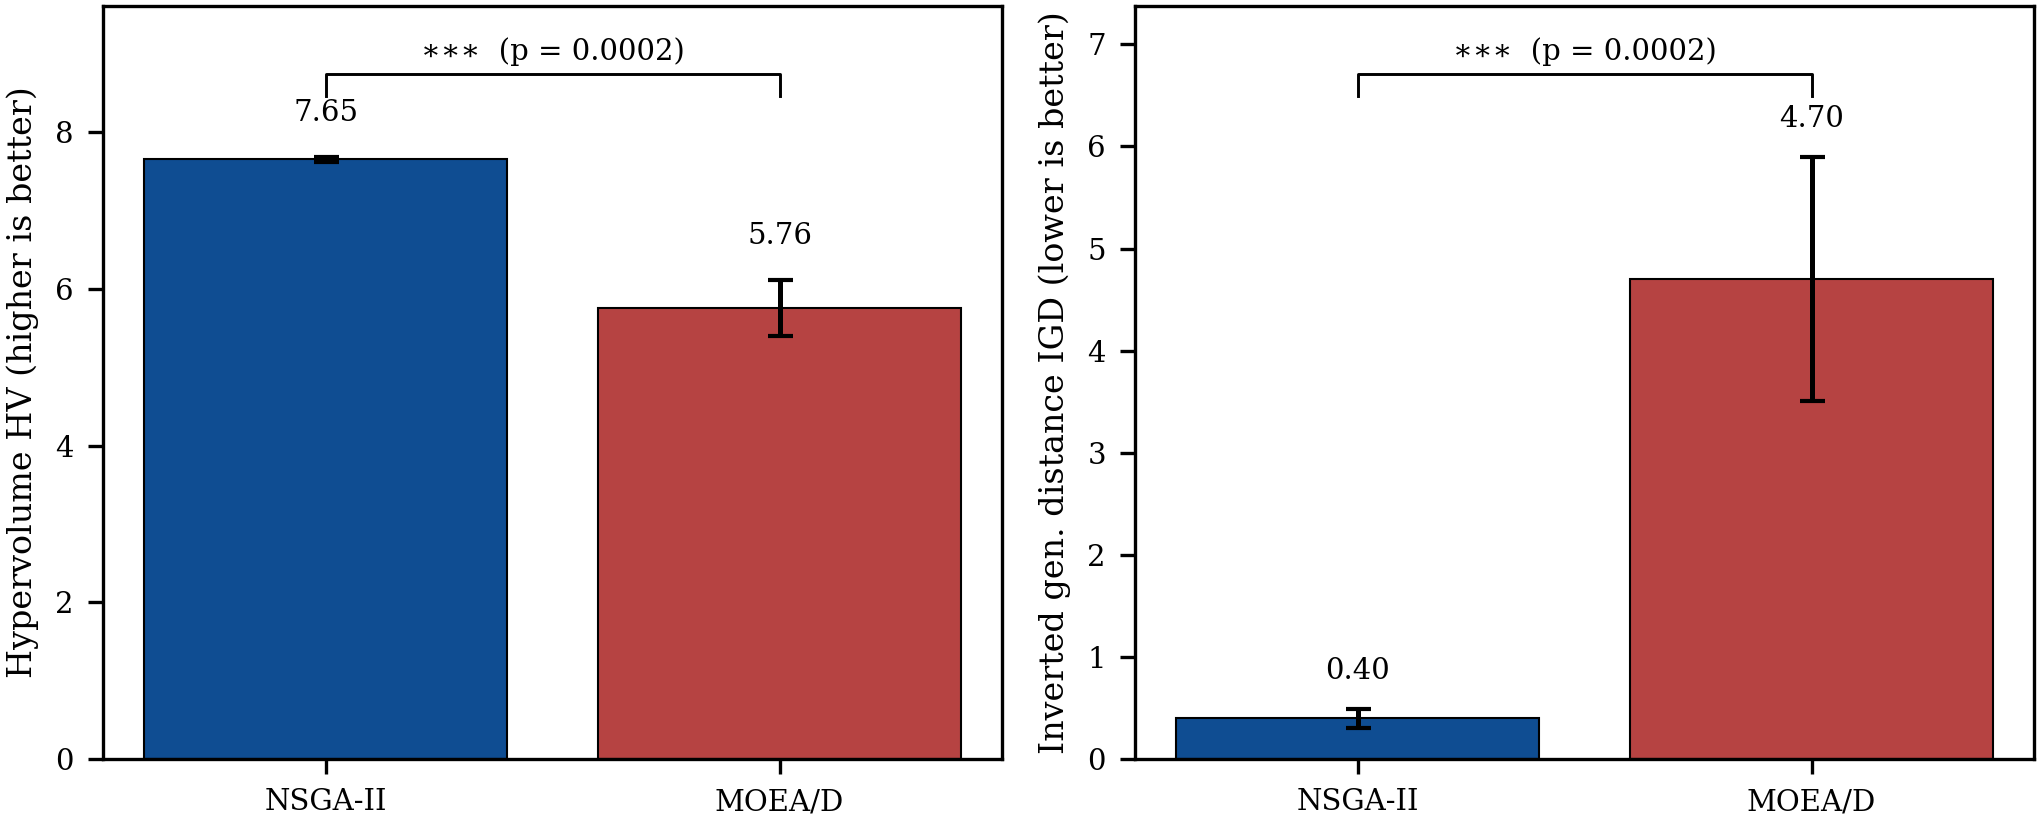

Source code (Python):
"""Figure 5(c) fix — split dual-axis HV/IGD into two side-by-side panels.

Original: one bar chart with HV on left y-axis (range ~0-8) and IGD on right
y-axis (range ~0-6), p=0.0002 annotated ambiguously between them.

Fixed: two panels, each with its own y-axis. Color-code consistently per
method (NSGA-II = hero, MOEA/D = baseline). Direction arrow per panel.

Plug into the paper as the new Figure 5(c). Numbers taken from Table V.
"""
import matplotlib.pyplot as plt
import numpy as np

from matplotlib_settings import SEMANTIC, apply_paper_style, figsize, save


METHODS = ["NSGA-II", "MOEA/D"]
METHOD_COLOR = {"NSGA-II": SEMANTIC["hero"], "MOEA/D": SEMANTIC["baseline"]}

HV_MEAN = [7.6528, 5.7588]
HV_STD  = [0.0359, 0.3552]
IGD_MEAN = [0.3994, 4.7043]
IGD_STD  = [0.0936, 1.1969]
P_HV  = 0.0002
P_IGD = 0.0002


def _panel(ax, mean, std, ylabel, direction, p):
    x = np.arange(len(METHODS))
    colors = [METHOD_COLOR[m] for m in METHODS]
    bars = ax.bar(x, mean, yerr=std, capsize=3,
                  color=colors, edgecolor="black", linewidth=0.5)
    for i, (m, s) in enumerate(zip(mean, std)):
        ax.text(i, m + s + 0.05 * max(mean), f"{m:.2f}",
                ha="center", va="bottom",
                fontsize=plt.rcParams["font.size"] - 1)
    ax.set_xticks(x)
    ax.set_xticklabels(METHODS)
    ax.set_ylabel(f"{ylabel} ({direction})")
    top = max(m + s for m, s in zip(mean, std)) * 1.25
    ax.set_ylim(0, top)
    # Significance bracket
    y_bracket = top * 0.88
    h = top * 0.03
    ax.plot([0, 0, 1, 1],
            [y_bracket, y_bracket + h, y_bracket + h, y_bracket],
            color="black", linewidth=0.7)
    star = "∗∗∗" if p < 0.001 else ("∗∗" if p < 0.01 else "∗")
    ax.text(0.5, y_bracket + h + 0.01 * top,
            f"{star}  (p = {p:.4f})", ha="center", va="bottom",
            fontsize=plt.rcParams["font.size"] - 1)


def main():
    apply_paper_style(venue="ieee")
    fig, axes = plt.subplots(1, 2, figsize=figsize("double", aspect=0.42))
    _panel(axes[0], HV_MEAN,  HV_STD,  "Hypervolume HV",            "higher is better", P_HV)
    _panel(axes[1], IGD_MEAN, IGD_STD, "Inverted gen. distance IGD", "lower is better", P_IGD)
    fig.tight_layout()
    save(fig, "/tmp/paper_fixes/figures/figure_5c_fixed.pdf")


if __name__ == "__main__":
    main()
